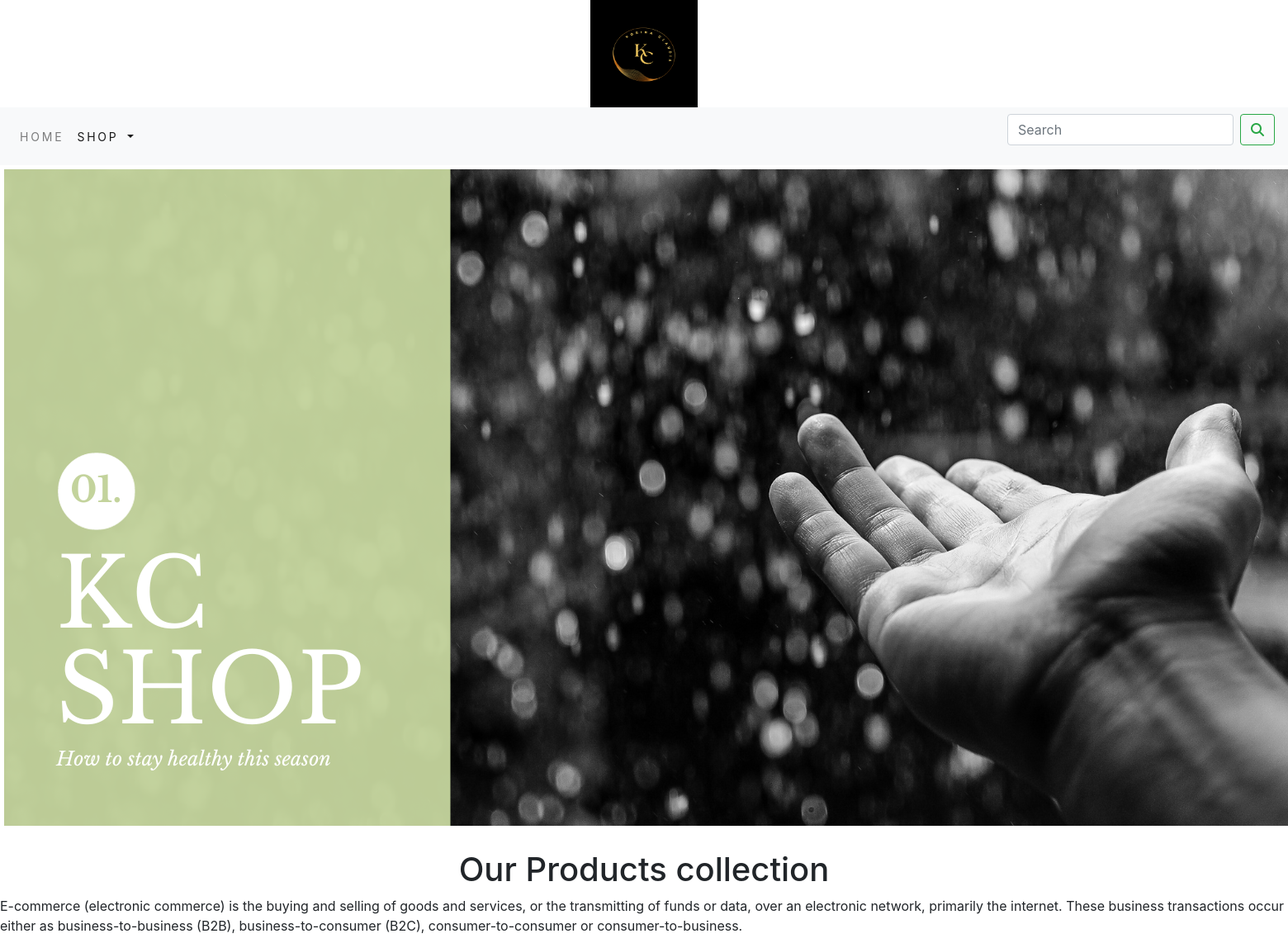
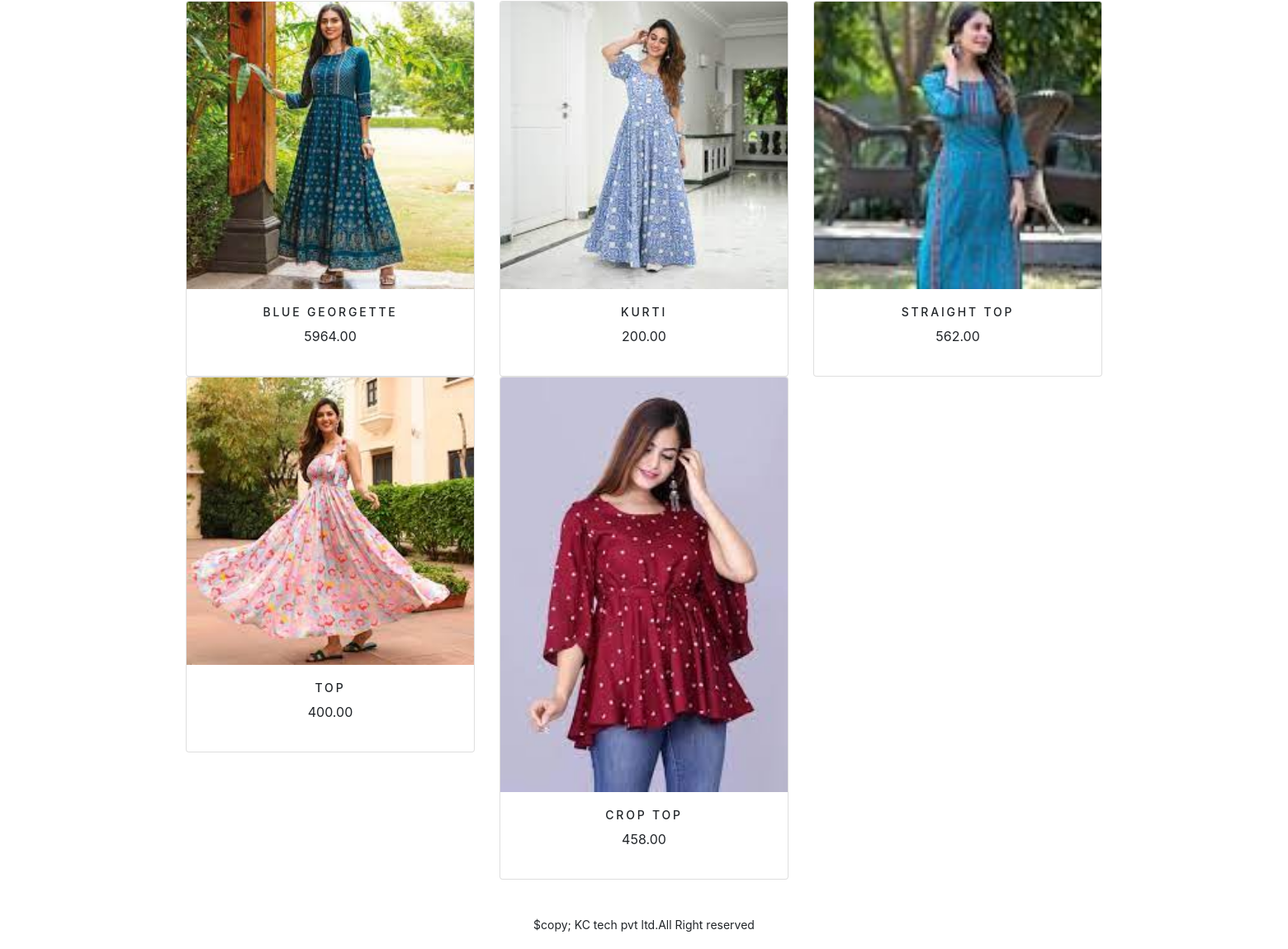
The app's page /shop/ with its own data (2 pictures, top to bottom).
### shop/models.py (models this page shows, shortened)
class Product(models.Model):
    name = models.CharField(max_length=250, unique=True)
    slug = models.SlugField(max_length=250, unique=True)
    description = models.TextField(blank=True)
    price = models.DecimalField(max_digits=10, decimal_places=2)
    category = models.ForeignKey(Category, on_delete=models.CASCADE)
    image = models.ImageField(upload_to='product', blank=True)
    stock = models.IntegerField()  # Corrected from models.ImageField to models.IntegerField
    available = models.BooleanField(default=True)
    created = models.DateField(auto_now_add=True)
    updated = models.DateField(auto_now=True)
    def get_url(self):
        return reverse('shop:ProCatdetail',args=[self.category.slug,self.slug])
    class Meta:
        ordering = ('name',)
        verbose_name = 'Product'
        verbose_name_plural='products'

### shop/views.py (the view)
# urls.py: path('', views.allProdCat, name='allProdCat'),
def allProdCat(request, c_slug=None):
    c_page = None
    products_list = None
    if c_slug:
        c_page = get_object_or_404(Category, slug=c_slug)
        products_list = Product.objects.filter(category=c_page, available=True)
    else:
        products_list = Product.objects.filter(available=True)
    paginator = Paginator(products_list, 6)
    try:
        page = int(request.GET.get('page', '1'))
    except:
        page = 1
    try:
        products = paginator.page(page)  # Changed "product" to "products" here
    except (EmptyPage, InvalidPage):
        products = paginator.page(paginator.num_pages)
    return render(request, "category.html", {'category': c_page, 'products': products})

### cart/context_processors.py (called while the page is built)
def counter(request):
    item_count = 0
    if 'admin' in request.path:
        return {}
    else:
        try:
            cart = Cart.objects.get(cart_id=_cart_id(request))  # Changed .filter to .get
            cart_items = CartItem.objects.filter(cart=cart)  # Removed [:1] and fixed variable name
            for cart_item in cart_items:
                item_count += cart_item.quantity
        except Cart.DoesNotExist:
            item_count = 0
    return {'item_count': item_count}

### cart/views.py (called while the page is built)
def _cart_id(request):
    cart = request.session.session_key
    if not cart:
        cart = request.session.create()
    return cart

### shop/context_processors.py (called while the page is built)
def menu_links(request):
    links=Category.objects.all()
    return dict(links=links)

### shop/models.py (called while the page is built)
    def get_url(self):
        return reverse('shop:products_by_category',args=[self.slug])

### templates/category.html (shortened to what this page needs)
{% extends 'base.html' %}
{% load static %}
{% block content %}
  <div class="mx_auto">
    {% if category %}
      <img class="my_image" src="{{ category.image.url }}" alt="{{ category.name }}">
    </div>
    <br>
    <div>
      <h1 class="text-center my_title">{{ category.name }}</h1>
      <p class="text-justify">{{ category.description }}</p>
    </div>
  {% else %}
    <div>
      <img class="my_image my_image_padding" src="{% static 'img/banner.png' %}" alt="our product">
    </div>
    <br>
    <div>
      <h1 class="text-center my_title">Our Products collection</h1>
      <p class="text_justify">
        E-commerce (electronic commerce) is the buying and selling of goods and services, or the transmitting of funds or data, over an electronic network, primarily the internet. These business transactions occur either as business-to-business (B2B), business-to-consumer (B2C), consumer-to-consumer or consumer-to-business.
      </p>
    </div>
  {% endif %}
  <div class="container">
    <div class="row mx_auto">
      {% for product in products.object_list %}
        <div class="my_bottom-margin col-9 col-sm-12 col-md-4 xol-lg-4">
          <div class="card text-center"style="min-width:18rem;">
              <a href="{{product.get_url }}"><img class="card-img-top my_image" src="{{ product.image.url }}" alt="{{ product.name }}"></a>
            <div class="card-body">
              <h4>{{ product.name }}</h4>
              <p>{{ product.price }}</p>
            </div>
          </div>
        </div>
      <br>
      {% endfor %}
      <br><br>
    </div>
    <br>
  </div>
{% endblock %}

### templates/base.html (shortened to what this page needs)
{% load static %}
<html lang="en" xmlns="http://www.w3.org/1999/html">
<head>
    <link rel="stylesheet" href="{% static 'css/custom.css' %}">
    <link rel="stylesheet" href="{% static 'css/bootstrap.min.css' %}">
</head>
<body>
{% include 'header.html' %}
{% include 'nav.html' %}
{% block content %}
{% endblock %}
</div>
{% include 'footer.html' %}
</body>
</html>

### templates/header.html
{% load static %}
<header>
    <center>
        <a href ="{% url 'shop:allProdCat' %}"> </a><img src="{% static 'img/logo.png' %}" alt="logimage"width="130px;"height="130px;">
    </center>
</header>

### templates/nav.html (shortened to what this page needs)
<nav class="navbar navbar-expand-lg navbar-light bg-light">
  <div class="collapse navbar-collapse" id="navbarSupportedContent">
    <ul class="navbar-nav mr-auto">
      <li class="nav-item">
               <a class="nav-link" href="#">Home</a>
      </li>
      <li class="nav-item dropdown {% if 'shop' in request.path %} active {% endif %}">
        <a class="nav-link dropdown-toggle" href="#" id="navbarDropdown" role="button" data-toggle="dropdown" aria-haspopup="true" aria-expanded="false">
          Shop
        </a>
      </li>
	    </ul>
        <form class="d-flex" action="{% url 'search_app:SearchResult' %}" method="get">
      <input class="form-control mr-sm-2" type="search" placeholder="Search" name="q" aria-label="Search">
	      <button class="btn btn-outline-success my-2 my-sm-0" type="submit"><i class="fa-solid fa-magnifying-glass"></i></button>
	    </form>
	  </div>
	</nav>

### templates/footer.html
<div class="footer-fixed-bottom my_footer">
    <p class="text-center">$copy; KC tech pvt ltd.All Right reserved</p>
</div>

### static/css/custom.css (style rules this page uses)
body { font-family: 'Roboto', sans-serif; }
.nav-item { letter-spacing : .2em; font-size :14px; text-transform :uppercase; }
.my_footer { background-color:#f8fgfa; height:60px; }
.my_footer p { padding-top:20px; font-size:14px; }
.my_image_padding { padding:5px; }
.card-body h4 { font-size:14px; text-transform:uppercase; letter-spacing:.2em }

### records on screen
Product: image (picture), name "BLUE GEORGETTE", price "5964.00"
Product: image (picture), name "KURTI", price "200.00"
Product: image (picture), name "STRAIGHT TOP", price "562.00"
Product: image (picture), name "TOP", price "400.00"
Product: image (picture), name "CROP TOP", price "458.00"
